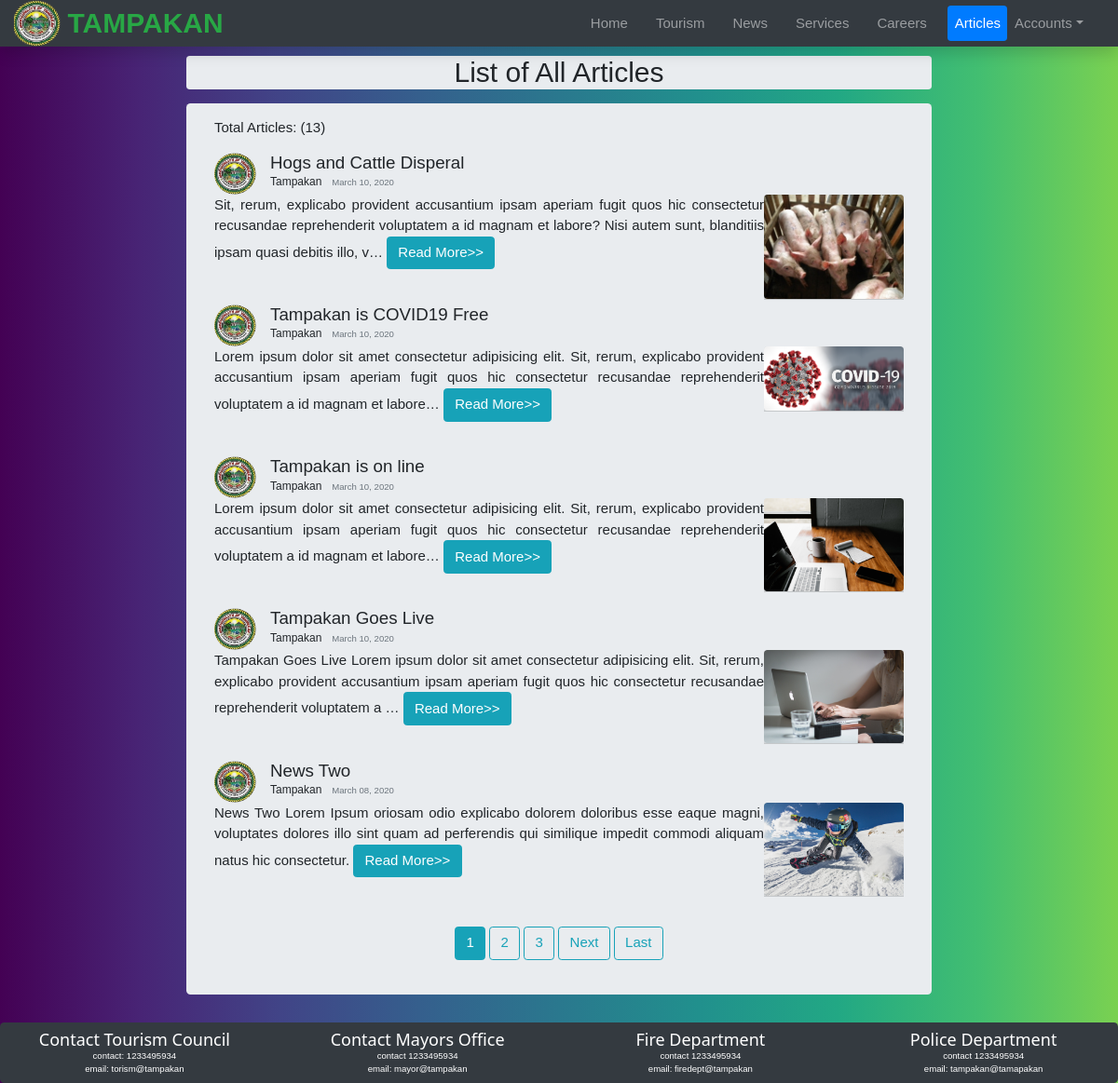
/event/articles/, run on the app's committed database.
### blog/models.py (models this page shows, shortened)
class Post(models.Model):
    author = models.ForeignKey(Profile, on_delete=models.CASCADE)
    title = models.CharField(max_length=200)
    heading = models.TextField(max_length=2000)
    content = HTMLField('Content')
    thumbnail = models.ImageField(blank=True, upload_to='post/%Y/%m/')
    slug = models.SlugField(blank=True, unique=True)
    timestamp = models.DateTimeField(auto_now_add=True)
    featured = models.BooleanField(default=False)
    category = models.CharField(
        max_length=2, choices=CATEGORY_OPTION, blank=True)
    def get_absolute_url(self):
        return reverse("blog-detail", kwargs={"slug": self.slug})

### core/models.py (models this page shows, shortened)
class Profile(models.Model):
    user = models.OneToOneField(User, on_delete=models.CASCADE)
    headshot = models.ImageField(
        default='user/default/headshot.svg', upload_to='user/profile', blank=True)
    def get_absolute_url(self):
        return reverse("user-profile", kwargs={"pk": self.pk})

### blog/views.py (the view)
# urls.py: path('articles/', views.ArticleList.as_view(), name='blog-articles'),
class ArticleList(ListView):
    model = Post
    template_name = 'blog/articles.html'
    context_object_name = 'posts'
    ordering = ['-timestamp']
    paginate_by = 5

### templates/blog/articles.html (shortened to what this page needs)
{% extends 'base/base.html' %}
{% block content %}
    <div class="jumbotron col-lg-8 mx-auto rounded h2 text-center my-3 p-0">List of All Articles</div>
    <div class="col-lg-8 mx-auto py-3 jumbotron">
        <div class="mb-3">Total Articles: ({{ page_obj.paginator.count }})</div>
        {% for post in posts %}
            <div>
                <div class="d-flex small">
                    <img class="h-50 img-fluid rounded-circle" width="45px" src="{{ post.author.headshot.url }}">
                        <div class="mx-3">
                            <a class="mx-auto h5" href="{{ post.get_absolute_url }}">{{ post.title }}</a>
                            <div>
                                <a class="mx-auto" href="{{ post.author.user.profile.get_absolute_url }}">{{ post.author.user }}</a>
                                <span class="mx-2 small text-muted">{{ post.timestamp|date:"F d, Y" }}</span>
                            </div>
                        </div>
                    </div>
                    <div>
                        {% if post.thumbnail %}
                            <div class="float-right card-header p-0 m-0">
                                <img class="img-fluid shadow rounded inlarge-scale " src="{{post.thumbnail.url}}" width="150px" alt="{{post.title}}Image"></div>
                            {% endif %}
                            <p class="text-justify">{{ post.heading|truncatechars:200 }}
                                <a href="{{ post.get_absolute_url }}" class="btn btn-info">Read More>></a>
                            </p>
                        </div>
                    </div>
                    <br>
                    {% endfor %}
                    <div class="text-center pt-3">
                        {% if is_paginated %}
                            {% for num in page_obj.paginator.page_range %}
                                {% if page_obj.number == num %}
                                    <a class="btn btn-info mb-4" href="?page={{ num }}">{{ num }}</a>
                                {% elif num > page_obj.number|add:'-3' and num < page_obj.number|add:'3' %}
                                    <a class="btn btn-outline-info mb-4" href="?page={{ num }}">{{ num }}</a>
                                {% endif %}
                            {% endfor %}
                            {% if page_obj.has_next %}
                                <a class="btn btn-outline-info mb-4" href="?page={{ page_obj.next_page_number }}">Next</a>
                                <a class="btn btn-outline-info mb-4" href="?page={{ page_obj.paginator.num_pages }}">Last</a>
                            {% endif %}
                        {% endif %}
                    </div>
                </div>
            {% endblock content %}

### static_in_env/css/custom.css (style rules this page uses)
.body-bg { background: #4a7d70; background-image: linear-gradient( 90deg, #440154, #482475, #414487, #355f8d, #2a788e, #21908d, #22a884, #42be71, #7ad151); }
.card-header { overflow: hidden; }
.inlarge-scale { transition: .7s; }

### static_in_env/css/w3.css (style rules this page uses)
*,*:before,*:after { box-sizing:inherit }
html { -ms-text-size-adjust:100%;-webkit-text-size-adjust:100% }
body { margin:0 }
a { background-color:transparent }
img { border-style:none }
html,body { font-family:Verdana,sans-serif;font-size:15px;line-height:1.5 }
html { overflow-x:hidden }
img { vertical-align:middle }
a { color:inherit }

### data on the page
Post: author.headshot (picture), title "Hogs and Cattle Disperal", author.user "Tampakan", timestamp "March 10, 2020", thumbnail (picture), heading "Sit, rerum, explicabo provident accusantium ipsam aperiam fugit quos hic consectetur recusandae reprehenderit voluptatem a id magnam et labore? Nisi autem sunt, blanditiis ipsam quasi debitis illo, v…"
Post: author.headshot (picture), title "Tampakan is COVID19 Free", author.user "Tampakan", timestamp "March 10, 2020", thumbnail (picture), heading "Lorem ipsum dolor sit amet consectetur adipisicing elit. Sit, rerum, explicabo provident accusantium ipsam aperiam fugit quos hic consectetur recusandae reprehenderit voluptatem a id magnam et labore…"
Post: author.headshot (picture), title "Tampakan is on line", author.user "Tampakan", timestamp "March 10, 2020", thumbnail (picture), heading "Lorem ipsum dolor sit amet consectetur adipisicing elit. Sit, rerum, explicabo provident accusantium ipsam aperiam fugit quos hic consectetur recusandae reprehenderit voluptatem a id magnam et labore…"
Post: author.headshot (picture), title "Tampakan Goes Live", author.user "Tampakan", timestamp "March 10, 2020", thumbnail (picture), heading "Tampakan Goes Live Lorem ipsum dolor sit amet consectetur adipisicing elit. Sit, rerum, explicabo provident accusantium ipsam aperiam fugit quos hic consectetur recusandae reprehenderit voluptatem a …"
Post: author.headshot (picture), title "News Two", author.user "Tampakan", timestamp "March 08, 2020", thumbnail (picture), heading "News Two Lorem Ipsum oriosam odio explicabo dolorem doloribus esse eaque magni, voluptates dolores illo sint quam ad perferendis qui similique impedit commodi aliquam natus hic consectetur."

### other printed values
{{ page_obj.paginator.count }} "13"
{{ num }} "1"
{{ num }} "2" "3"
